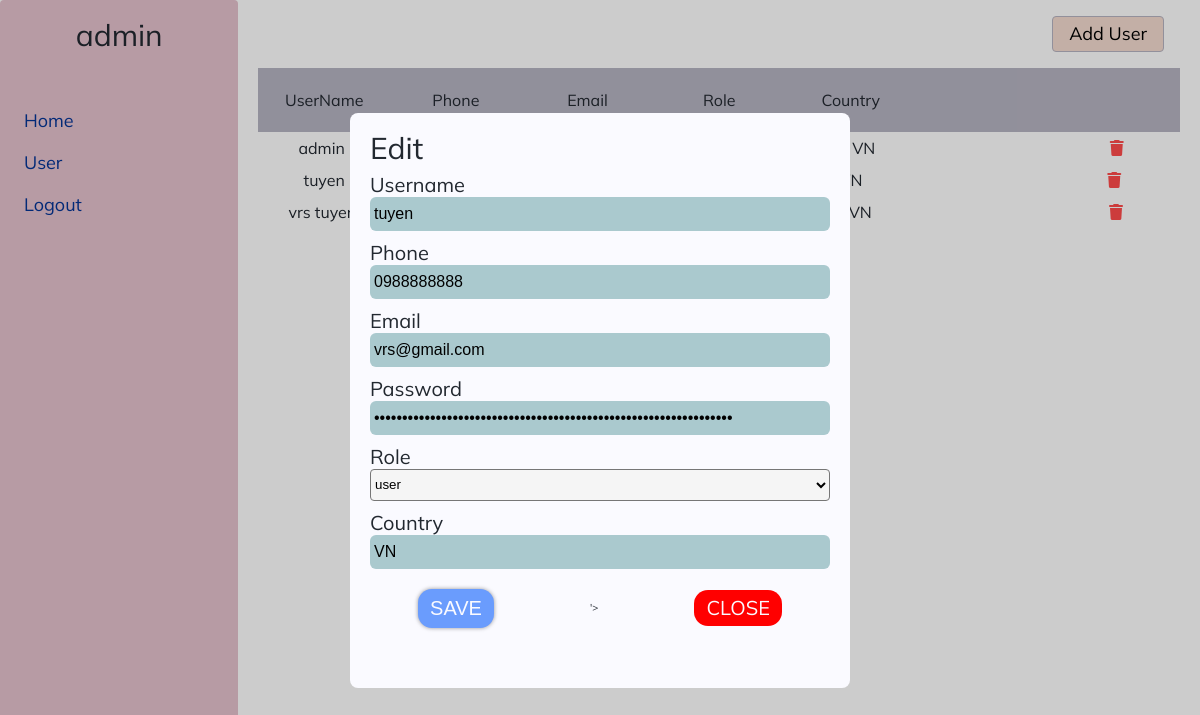
/user.php?user-email=vrs@gmail.com (signed in), run on the app's committed database.
### tables this page shows
CREATE TABLE IF NOT EXISTS `user` (
  `userID` int(11) NOT NULL AUTO_INCREMENT,
  `username` varchar(50) NOT NULL,
  `phone` varchar(20) NOT NULL,
  `email` char(50) NOT NULL,
  `password` char(100) NOT NULL,
  `country` varchar(30) NOT NULL,
  PRIMARY KEY (`userID`),
  UNIQUE KEY `email` (`email`)
);

### handle/role.php (called while the page is built, shortened)
<?php
function getRole($email)
{
  $db = new Data();
  $connect = $db->connect();
  $sql = "SELECT *  FROM user,user_role WHERE user.userID = user_role.userID AND user.email = '$email' and user_role.roleID = 0";
  $statement = $connect->prepare($sql);
  $statement->execute();
  $statement->fetchAll(PDO::FETCH_ASSOC);
  $role = $statement->rowCount();
  return $role > 0 ? true : false;
}
?>

### user.php (the view, shortened to what this page needs)
<?php
include_once './handle/role.php';
$data = new Data();
$connect = $data->connect();
$is_admin = getRole($_SESSION['account']);
?>
<!DOCTYPE html>
<html lang="en">
<head>
  <link rel='stylesheet' href='https://cdn-uicons.flaticon.com/uicons-solid-rounded/css/uicons-solid-rounded.css'>
  <link rel="stylesheet" href="./assets/css/style.css">
</head>
<body>
  <div class="user">
    <?php
    include_once "./layout/navigation.php";
    ?>
    <div class="grid">
      <div class="row">
        <div class="col-12-xl col-12-lg">
          <div class="user-header">
            <a href="?new-user" class="user-header-button">Add User</a>
          </div>
          <table class="user-table">
            <thead>
              <tr>
                <th>UserName</th>
                <th>Phone</th>
                <th>Email</th>
                <th>Role</th>
                <th>Country</th>
                <th></th>
                <th></th>
              </tr>
            </thead>
            <tbody>
              <?php
              $sql = 'SELECT user.username, phone, email, password, roles.roles_name as roles, country
              FROM user, roles, user_role
              WHERE user_role.roleID = roles.roles
              AND user.userID = user_role.userID
              AND NOT user.email = "' . $_SESSION['account'] . '"
              ORDER BY user.username ASC';
              $statement = $connect->prepare($sql);
              $statement->execute();
              $result = $statement->fetchAll(PDO::FETCH_ASSOC);
              $str = '';
              for ($i = 0; $i <= count($result) - 1; $i++) {
                $str .= "<tr>
              <td>" . $result[$i]['username'] . "</td>
              <td>" . $result[$i]['phone'] . "</td>
              <td>" . $result[$i]['email'] . "</td>
              <td>" . $result[$i]['roles'] . "</td>
              <td>" . $result[$i]['country'] . "</td>
              <td><a href = '?user-email=" . $result[$i]['email'] . "' class ='link-icon'>
              <i class='fi fi-sr-eye'></i></a></td>
              <td><a href = './handle/delete-user.php?email=" . $result[$i]['email'] . "' onclick = 'return showMessageDelete(this)' class = 'link-icon'>
              <i class='red-color fa-solid fa-trash'></i></a>
              </td>
              </tr> ";
              }
              echo $str;
              ?>
            </tbody>
          </table>
        </div>
      </div>
    </div>
  </div>
  <?php
  if (isset($_GET['user-email'])) {
    try {
      $email = $_GET['user-email'];
      $sql = "SELECT user.userID, username, phone, password, country, roles.roles FROM user, user_role, roles WHERE user_role.roleID = roles.roles AND user.userID = user_role.userID AND email = '$email';";
      $statement = $connect->prepare($sql);
      $statement->execute();
      $result = $statement->fetchAll(PDO::FETCH_ASSOC);
      $userName = '';
      $phone = '';
      $password = '';
      $country = '';
      $role = '';
      foreach ($result as $user) {
        $userName = $user['username'];
        $phone = $user['phone'];
        $password = $user['password'];
        $role = $user['roles'];
        $country = $user['country'];
      }
    } catch (PDOException $e) {
      echo "ERROR: " . $e->getMessage();
    }
  }
  ?>
  <div class="overlay
  <?php
  if (isset($_GET['user-email']) || isset($_GET['new-user']))
    echo 'active';
  ?>">
    <div class="overlay-info" <?php echo "style='max-width: 500px'"; ?>>
      <div class="overlay-info-heading">
        <h2 class="h2-heading">
          <?php echo isset($_GET['user-email']) ? 'Edit' : 'New' ?>
        </h2>
      </div>
      <form
        action="<?php echo isset($_GET['user-email']) ? './handle/edit-user.php' : (isset($_GET['new-user']) ? './handle/new-user.php' : '') ?>"
        method="post"
        class="<?php echo isset($_GET['user-email']) ? 'form-edit' : (isset($_GET['new-user']) ? 'form-new' : '') ?>">
        <div class="form-group">
          <div class="overlay-info-content-wrap">
            <h4 class="h4-heading">Username</h4>
            <input type='text' name='info-username' class="input-text input-username"
              value='<?= isset($userName) ? $userName : (isset($_SESSION['add-new-add-user']) ? $_SESSION['add-new-user']['username'] : '') ?>'>
          </div>
        </div>
        <div class="form-group">
          <div class="overlay-info-content-wrap">
            <h4 class="h4-heading">Phone</h4>
            <input type='tel' name='info-phone' class="input-text input-phone"
              value='<?= isset($phone) ? $phone : (isset($_SESSION['add-new-add-user']) ? $_SESSION['add-new-user']['phone'] : ''); ?>'>
          </div>
        </div>
        <div class="form-group">
          <div class="overlay-info-content-wrap">
            <h4 class="h4-heading">Email</h4>
            <input type='email' name='info-email' class="input-text input-email" value=<?php if
            (isset($_GET['user-email'])) {
              echo "'" . $_GET['user-email'] . "' readonly";
            } else {
              echo
                isset($_SESSION['add-new-add-user']) ? $_SESSION['add-new-user']['email'] : '';
            } ?>>
          </div>
        </div>
        <div class="form-group">
          <div class="overlay-info-content-wrap">
            <h4 class="h4-heading">Password</h4>
            <input type='password' name='info-password'
              value='<?= isset($password) ? $password : (isset($_SESSION['add-new-add-user']) ? $_SESSION['add-new-user']['password'] : ''); ?>'
              class="input-text input-password">
          </div>
        </div>
        <div class="overlay-info-content-wrap">
          <h4 class="h4-heading">Role</h4>
          <select name="info-role" id="" class="select"
            value='<?php isset($role) ? $role : (isset($_SESSION['add-new-add-user']) ? $_SESSION['add-new-user']['role'] : ''); ?>'>
            <?php
            $sql = "SELECT * FROM roles";
            $statement = $connect->prepare($sql);
            $statement->execute();
            $result = $statement->fetchAll(PDO::FETCH_ASSOC);
            foreach ($result as $row) {
              if ($row['roles'] == $role) {
                echo "<option selected value  = '" . $row['roles'] . "'>" . $row['roles_name'] . "</option>";
              } else {
                echo "<option value  = '" . $row['roles'] . "'>" . $row['roles_name'] . "</option>";
              }
            }
            ?>
          </select>
        </div>
        <div class="form-group">
          <div class="overlay-info-content-wrap">
            <h4 class="h4-heading">Country</h4>
            <input type='country' name='info-country' class="input-text input-country"
              value='<?= isset($country) ? $country : (isset($_SESSION['add-new-add-user']) ? $_SESSION['add-new-user']['country'] : ''); ?>'>
          </div>
        </div>
        <div class="overlay-info-button-wrap">
          <input type="submit" value="save" name='submit-form' ?>'>
          <a href="user.php" class="overlay-info-button-wrap-btn">close</a>
        </div>
      </form>
    </div>
  </div>
</body>
</html>

### layout/navigation.php (shortened to what this page needs)
<div class="navigation">
  <h2 class="h2-heading">
    <?php
    $sql = "select username from user where email = '" . $_SESSION['account'] . "'";
    $statement = $connect->prepare($sql);
    $statement->execute();
    $result = $statement->fetch();
    echo $result[0];
    ?>
  </h2>
  <ul class="navigation-list">
    <li class='navigation-list-item'>
      <a href='index.php' class='navigation-list-item-link'>Home</a>
    </li>
    <?php if ($is_admin) {
      echo " <li class='navigation-list-item'>
          <a href='user.php' class='navigation-list-item-link'>User</a></li>";
    } ?>
    <li class="navigation-list-item">
      <a href="./handle/logout.php" class="navigation-list-item-link" onclick="return logout(this)">logout</a>
    </li>
  </ul>
</div>

### assets/css/style.css (style rules this page uses)
.grid { width: 100%; max-width: 1200px; margin: 0 auto; padding: 0 20px; box-sizing: border-box; }
.row { display: flex; flex-flow: row wrap; }
@media (min-width: 960px) and (max-width: 1200px) { .col-12-lg { box-sizing: border-box; flex-grow: 0; width: 100%; } }
@media (min-width: 1200px) { .col-12-xl { box-sizing: border-box; flex-grow: 0; width: 100%; } }
html, body, div, span, applet, object, iframe, h1, h2, h3, h4, h5, h6, p, blockquote, pre, a, abbr, acronym, address, big, cite, code, del, dfn, em, img, ins, kbd, q, s, samp, small, strike, strong, sub, sup, tt, var, b, u, i, center, dl, dt, dd, ol, ul, li, fieldset, form, label, legend, table, caption, tbody, tfoot, thead, tr, th, td, article, aside, canvas, details, embed, figure, figcaption, footer, header, hgroup, menu, nav, output, ruby, section, summary, time, mark, audio, video { margin: 0; padding: 0; border: 0; font-size: 100%; font: inherit; vertical-align: baseline; }
body { line-height: 1; }
ol, ul { list-style: none; }
table { border-collapse: collapse; border-spacing: 0; }
html { font-size: 62.5%; font-family: Mulish; }
body { box-sizing: border-box; color: #222830; }
* { box-sizing: inherit; }
.h2-heading { font-size: 3rem; font-family: "Mulish"; }
.h4-heading { font-size: 2rem; font-family: "Mulish"; text-transform: capitalize; line-height: 2.4rem; }
.overlay { position: fixed; top: 0; right: 0; bottom: 0; left: 0; background: rgba(0, 0, 0, 0.2); display: flex; justify-content: center; align-items: center; opacity: 0; visibility: hidden; }
.overlay.active { opacity: 1; visibility: visible; }
.overlay input[type=submit] { font-size: 2rem; text-transform: uppercase; align-self: center; display: inline-block; border: none; border-radius: 14px; padding: 12px 32px; color: #fafaff; background: #6a9cfd; box-shadow: 0 0 4px rgba(0, 0, 0, 0.4); margin-top: 2rem; transition: all 0.2s; min-width: 200px; }
.overlay-new, .overlay-info { background-color: #fafaff; max-width: 50%; width: 700px; border-radius: 8px; padding: 2rem 2rem 6rem; }
.overlay-new-content-wrap, .overlay-info-content-wrap { width: 100%; margin-top: 1rem; }
.overlay-new-content-wrap input, .overlay-info-content-wrap input { width: 100%; border: none; outline: none; padding: 8px 4px; background-color: #aac9ce; font-size: 1.6rem; border-radius: 6px; }
.overlay-new-button-wrap, .overlay-info-button-wrap { display: flex; justify-content: space-around; align-items: center; margin-top: 2rem; }
.overlay-new-button-wrap input[type=submit], .overlay-info-button-wrap input[type=submit] { padding: 8px 12px; min-width: unset; margin-top: 0; }
.overlay-new-button-wrap-btn, .overlay-info-button-wrap-btn { display: inline-block; text-decoration: none; font-size: 2rem; padding: 8px 12px; background-color: red; color: #fafaff; border-radius: 14px; text-transform: uppercase; }
.navigation { padding: 2rem 0; width: 300px; height: 100vh; background: #e5c1cd; display: flex; flex-direction: column; align-items: center; border-radius: 4px; }
.navigation-list { width: 100%; padding: 3rem 0 0 16px; }
.navigation-list-item { display: block; font-size: 1.8rem; position: relative; border-radius: 24px; }
.navigation-list-item-link { padding: 12px 8px; text-decoration: none; display: block; text-transform: capitalize; color: #033495; }
.link-icon { text-decoration: none; display: inline-block; font-size: 1.6rem; color: #033495; margin: 0 12px; }
.link-icon .red-color { color: red; opacity: 0.7; }
.select { display: block; width: 100%; height: 32px; background: whitesmoke; border-radius: 4px; }
.user { display: flex; }
.user-header { display: flex; justify-content: flex-end; padding: 16px; }
.user-header-button { text-decoration: none; font-size: 1.8rem; border: 1px solid #b6b4c2; padding: 8px 16px; background-color: #f3dbcf; color: #000; border-radius: 4px; }
.user-table { display: block; width: 100%; font-size: 1.6rem; text-align: center; height: 500px; overflow: auto; }
.user-table thead { width: 100%; display: block; padding: 16px 0; background-color: #b6b4c2; }
.user-table tbody { width: 100%; display: block; text-align: center; }
.user-table tr { width: 100%; display: flex; justify-content: space-around; }
.user-table tr th, .user-table tr td { text-align: center; width: 100%; padding: 8px 0; }

### data on the page
user: username "admin"
user: username "admin", country "VN"
user: username "tuyen", country "VN", info-username "tuyen", info-phone "0988888888", info-country "VN"
user: username "vrs tuyen", country "VN"

### other printed values
form field info-role "user"
